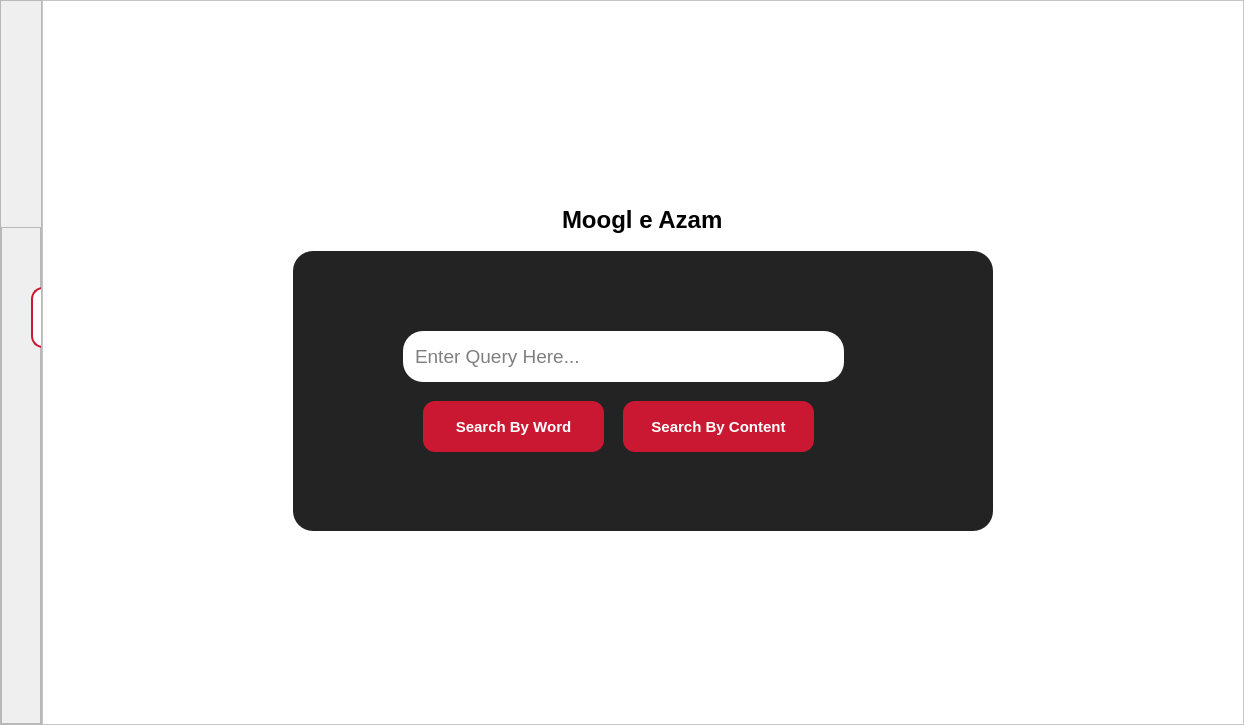
<?xml version="1.0" encoding="UTF-8"?>
<ui version="4.0">
 <class>MainWindow</class>
 <widget class="QMainWindow" name="MainWindow">
  <property name="geometry">
   <rect>
    <x>0</x>
    <y>0</y>
    <width>1244</width>
    <height>725</height>
   </rect>
  </property>
  <property name="windowTitle">
   <string>MainWindow</string>
  </property>
  <widget class="QWidget" name="centralwidget">
   <layout class="QGridLayout" name="gridLayout">
    <property name="leftMargin">
     <number>0</number>
    </property>
    <property name="topMargin">
     <number>0</number>
    </property>
    <property name="rightMargin">
     <number>0</number>
    </property>
    <property name="bottomMargin">
     <number>0</number>
    </property>
    <property name="horizontalSpacing">
     <number>0</number>
    </property>
    <item row="0" column="0">
     <widget class="QFrame" name="frame">
      <property name="maximumSize">
       <size>
        <width>280</width>
        <height>16777215</height>
       </size>
      </property>
      <property name="frameShape">
       <enum>QFrame::StyledPanel</enum>
      </property>
      <property name="frameShadow">
       <enum>QFrame::Raised</enum>
      </property>
      <layout class="QGridLayout" name="gridLayout_2">
       <property name="leftMargin">
        <number>0</number>
       </property>
       <property name="topMargin">
        <number>0</number>
       </property>
       <property name="rightMargin">
        <number>0</number>
       </property>
       <property name="bottomMargin">
        <number>0</number>
       </property>
       <item row="0" column="0">
        <widget class="QPushButton" name="pushButton">
         <property name="maximumSize">
          <size>
           <width>16777215</width>
           <height>220</height>
          </size>
         </property>
         <property name="text">
          <string/>
         </property>
         <property name="icon">
          <iconset resource="resource.qrc">
           <normaloff>:/Images/Images/logo.png</normaloff>:/Images/Images/logo.png</iconset>
         </property>
         <property name="iconSize">
          <size>
           <width>400</width>
           <height>300</height>
          </size>
         </property>
         <property name="flat">
          <bool>true</bool>
         </property>
        </widget>
       </item>
       <item row="1" column="0">
        <widget class="QFrame" name="frame_4">
         <property name="frameShape">
          <enum>QFrame::StyledPanel</enum>
         </property>
         <property name="frameShadow">
          <enum>QFrame::Raised</enum>
         </property>
         <widget class="QPushButton" name="showProcessBtn">
          <property name="geometry">
           <rect>
            <x>30</x>
            <y>60</y>
            <width>211</width>
            <height>61</height>
           </rect>
          </property>
          <property name="font">
           <font>
            <pointsize>11</pointsize>
            <weight>75</weight>
            <bold>true</bold>
           </font>
          </property>
          <property name="styleSheet">
           <string notr="true">background:white;
border:2px solid #CB1832;
border-radius:12px;
color:black;</string>
          </property>
          <property name="text">
           <string>Show Process</string>
          </property>
         </widget>
        </widget>
       </item>
      </layout>
     </widget>
    </item>
    <item row="0" column="1">
     <widget class="QFrame" name="frame_2">
      <property name="styleSheet">
       <string notr="true">background:#fff;</string>
      </property>
      <property name="frameShape">
       <enum>QFrame::StyledPanel</enum>
      </property>
      <property name="frameShadow">
       <enum>QFrame::Raised</enum>
      </property>
      <layout class="QGridLayout" name="gridLayout_3">
       <item row="3" column="1">
        <widget class="QFrame" name="frame_3">
         <property name="minimumSize">
          <size>
           <width>700</width>
           <height>280</height>
          </size>
         </property>
         <property name="styleSheet">
          <string notr="true">border-radius:20px;
color:white;
background:#232323;
</string>
         </property>
         <property name="frameShape">
          <enum>QFrame::StyledPanel</enum>
         </property>
         <property name="frameShadow">
          <enum>QFrame::Raised</enum>
         </property>
         <widget class="QLineEdit" name="searchBar">
          <property name="geometry">
           <rect>
            <x>110</x>
            <y>80</y>
            <width>441</width>
            <height>51</height>
           </rect>
          </property>
          <property name="font">
           <font>
            <pointsize>14</pointsize>
           </font>
          </property>
          <property name="styleSheet">
           <string notr="true">padding:10px;
color:black;
background:#fff;</string>
          </property>
          <property name="placeholderText">
           <string>Enter Query Here...</string>
          </property>
         </widget>
         <widget class="QPushButton" name="searchByWordBtn">
          <property name="geometry">
           <rect>
            <x>130</x>
            <y>150</y>
            <width>181</width>
            <height>51</height>
           </rect>
          </property>
          <property name="font">
           <font>
            <pointsize>11</pointsize>
            <weight>75</weight>
            <bold>true</bold>
           </font>
          </property>
          <property name="styleSheet">
           <string notr="true">background:#CB1832;
border:none;
border-radius:12px;
color:white;</string>
          </property>
          <property name="text">
           <string>Search By Word</string>
          </property>
         </widget>
         <widget class="QPushButton" name="searchByContentBtn">
          <property name="geometry">
           <rect>
            <x>330</x>
            <y>150</y>
            <width>191</width>
            <height>51</height>
           </rect>
          </property>
          <property name="font">
           <font>
            <pointsize>11</pointsize>
            <weight>75</weight>
            <bold>true</bold>
           </font>
          </property>
          <property name="styleSheet">
           <string notr="true">background:#CB1832;
border:none;
border-radius:12px;
color:white;</string>
          </property>
          <property name="text">
           <string>Search By Content</string>
          </property>
         </widget>
        </widget>
       </item>
       <item row="3" column="0">
        <spacer name="horizontalSpacer">
         <property name="orientation">
          <enum>Qt::Horizontal</enum>
         </property>
         <property name="sizeHint" stdset="0">
          <size>
           <width>110</width>
           <height>20</height>
          </size>
         </property>
        </spacer>
       </item>
       <item row="4" column="1">
        <spacer name="verticalSpacer_2">
         <property name="orientation">
          <enum>Qt::Vertical</enum>
         </property>
         <property name="sizeHint" stdset="0">
          <size>
           <width>20</width>
           <height>172</height>
          </size>
         </property>
        </spacer>
       </item>
       <item row="3" column="2">
        <spacer name="horizontalSpacer_2">
         <property name="orientation">
          <enum>Qt::Horizontal</enum>
         </property>
         <property name="sizeHint" stdset="0">
          <size>
           <width>110</width>
           <height>20</height>
          </size>
         </property>
        </spacer>
       </item>
       <item row="0" column="1">
        <spacer name="verticalSpacer">
         <property name="orientation">
          <enum>Qt::Vertical</enum>
         </property>
         <property name="sizeHint" stdset="0">
          <size>
           <width>20</width>
           <height>172</height>
          </size>
         </property>
        </spacer>
       </item>
       <item row="1" column="1" alignment="Qt::AlignHCenter">
        <widget class="QLabel" name="label">
         <property name="minimumSize">
          <size>
           <width>0</width>
           <height>50</height>
          </size>
         </property>
         <property name="font">
          <font>
           <pointsize>18</pointsize>
           <weight>75</weight>
           <bold>true</bold>
          </font>
         </property>
         <property name="styleSheet">
          <string notr="true">border:none;</string>
         </property>
         <property name="text">
          <string>Moogl e Azam</string>
         </property>
        </widget>
       </item>
      </layout>
     </widget>
    </item>
   </layout>
  </widget>
 </widget>
 <resources>
  <include location="resource.qrc"/>
 </resources>
 <connections/>
</ui>
